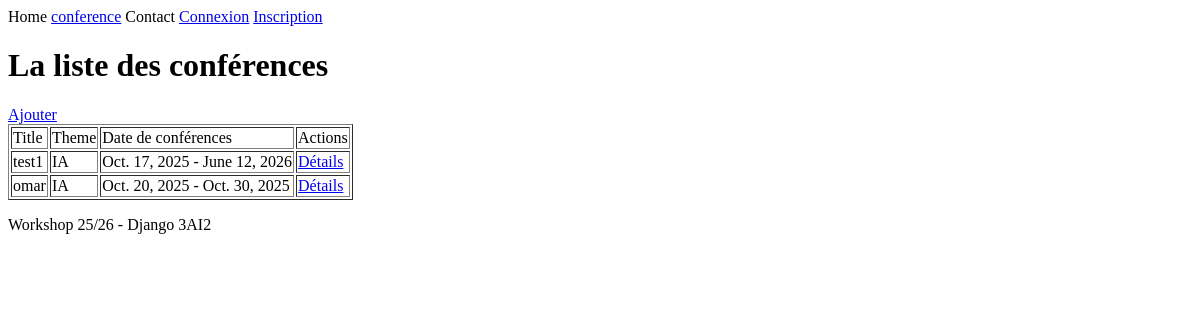
/conferences/liste/, run on an earlier commit of the app's database.
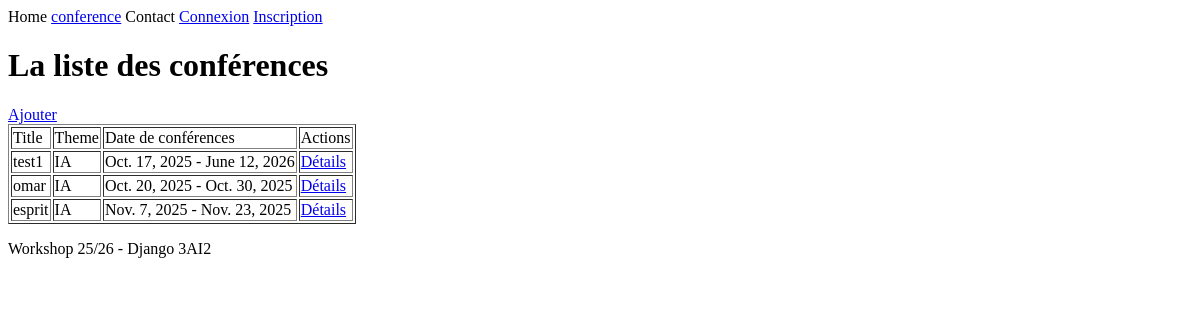
And on a later commit of the database.
### ConferenceApp/models.py (models this page shows, shortened)
class Conference(models.Model):
    conference_id=models.AutoField(primary_key=True)
    name=models.CharField(max_length=255)
    THEME=[
        ("IA","Computer science & ia"),
        ("SE","Science & eng"),
        ("SC","Social sciences"),
    ]
    theme=models.CharField(max_length=255,choices=THEME)
    location=models.CharField(max_length=50)
    description=models.TextField(validators=[
            MaxLengthValidator(30,"vous avez utuliser la limite des mots autorisés")
    ])
    start_date=models.DateField()
    end_date=models.DateField()
    created_at=models.DateTimeField(auto_now_add=True)
    update_at=models.DateTimeField(auto_now=True)

### ConferenceApp/views.py (the view)
# urls.py: path("liste/",ConferenceList.as_view(),name="liste_conferences"),
class ConferenceList(ListView):
    model=Conference
    context_object_name="liste"
    template_name="conferences/liste.html"

### confsite/Templates/conferences/liste.html (shortened to what this page needs)
{% extends "base.html" %}
{% block content %}
<h1>La liste des conférences</h1>
<table border="1">
    <tr><td>Title</td><td>Theme</td> <td>Date de conférences</td><td>Actions</td></tr>
    {% for c in liste %}
    <tr>
        <td>{{ c.name }}</td>
        <td>{{c.theme}}</td>
        <td>{{c.start_date}} - {{c.end_date}}</td>
        <td><a href="{% url 'conference_details' c.pk %}">Détails</a>
    </tr>
    {% endfor %}
    <a href="{% url 'conference_add' %}">Ajouter</a>
</table>
{% endblock %}

### confsite/Templates/base.html
<html>
    <head>
    </head>
    <body>
        <nav>
            <a>Home</a>
            <a href="{% url 'liste_conferences'%}">conference</a>
            <a>Contact</a>
            {% if user.is_authenticated %}
            <a href="{% url 'list_submissions' %}">Mes soumissions</a>
            <a href="{% url 'add_submission' %}">Ajouter une soumission</a>
            <a> {{user.username}}</a>
            <a href="{% url 'logout' %}"> Logout</a>
            {% else %}
            <a href="{% url 'login' %}">Connexion</a>
            <a href="{% url 'register' %}">Inscription </a>
            {% endif %}
        </nav>
        {% block content %}
        {% endblock %}
        <footer>
            <p>Workshop 25/26 - Django 3AI2</p>
    </body>
</html>

What changed in the data, as far as the page shows it:
added Conference: name "esprit", theme "IA", start_date "Nov. 7, 2025", end_date "Nov. 23, 2025"
